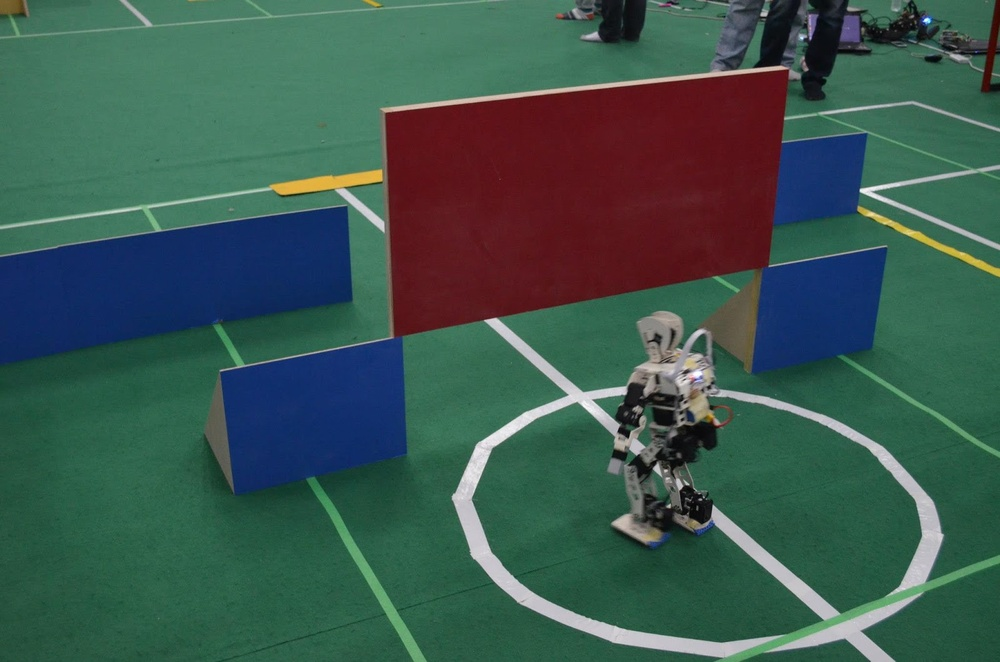
#> input picture Humanoid/ROBOGAMES/Obstacle_run/ob.jpg, 1000 x 662 px, shrunk from 1600 x 1060 before the run
$ python obstacle_rgame.py   (Python 2 division)   (older library calls are emulated)
#> lines starting #> are read from the running program, lines starting #| are printed output that depends on the picture; after the words box and inside, x2 and y2 are one past the last pixel; in counts of white or black regions, pixels touching at a corner belong together
import cv2
import numpy as np

#cap=cv2.VideoCapture(0)
ret=True
while ret:
	#ret,cam=cap.read()
	cam=cv2.imread('ob.jpg')
#> cam is the input picture: shape (662, 1000, 3); mean B, G, R 79.2, 87.7, 59.6
	mask = cv2.inRange(cam, (np.array([97,46,17])), (np.array([117,46,17])))
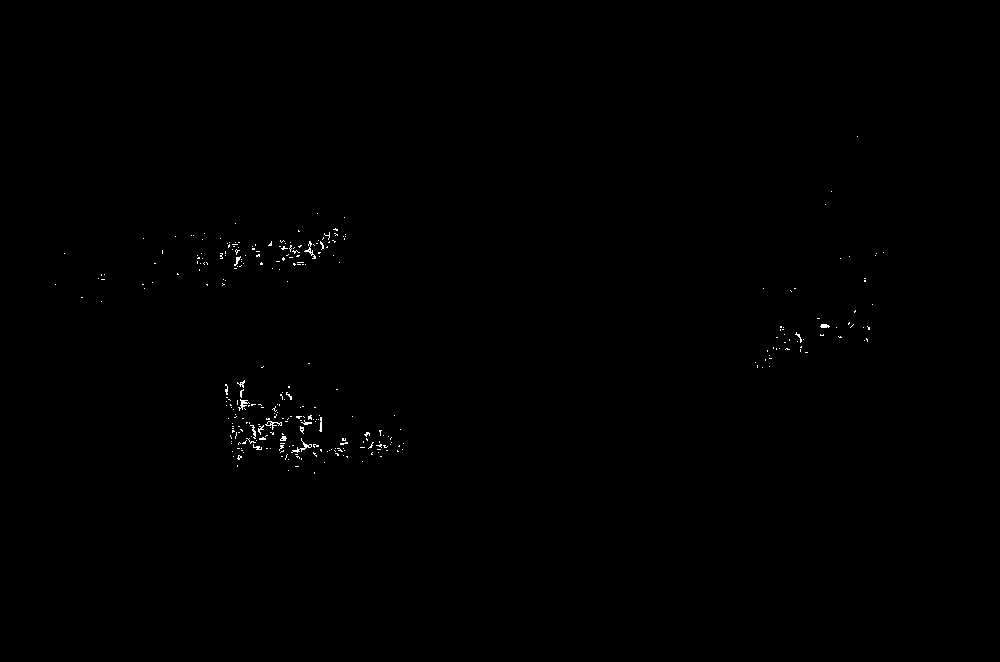
#> mask: shape (662, 1000); 0.23% white in thin lines or dots, all inside (x1, y1, x2, y2) = (55, 136, 884, 474)
	cv2.imshow("Masking",mask)
	erode = cv2.erode(mask,None,iterations = 1)
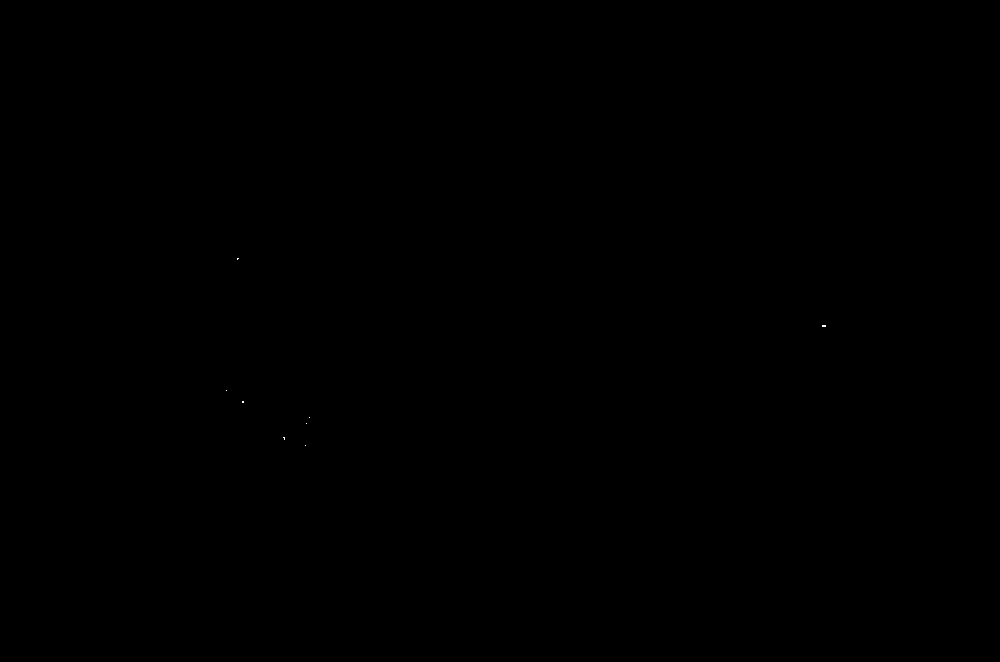
#> erode: shape (662, 1000); 0% white in thin lines or dots, all inside (x1, y1, x2, y2) = (226, 258, 826, 446)
	dilate = cv2.dilate(erode,None,iterations = 1)
#> dilate: shape (662, 1000); 0.02% white; 8 white regions (7 under 20 px), largest, box (x1, y1, x2, y2) and area: (821, 324, 827, 328) 24
	image,contours,hierarchy = cv2.findContours(dilate,cv2.RETR_EXTERNAL,cv2.CHAIN_APPROX_SIMPLE)
#> contours = 8 contours, all with area under 20
	cv2.drawContours(cam,contours,-1,(255,0,0),3)
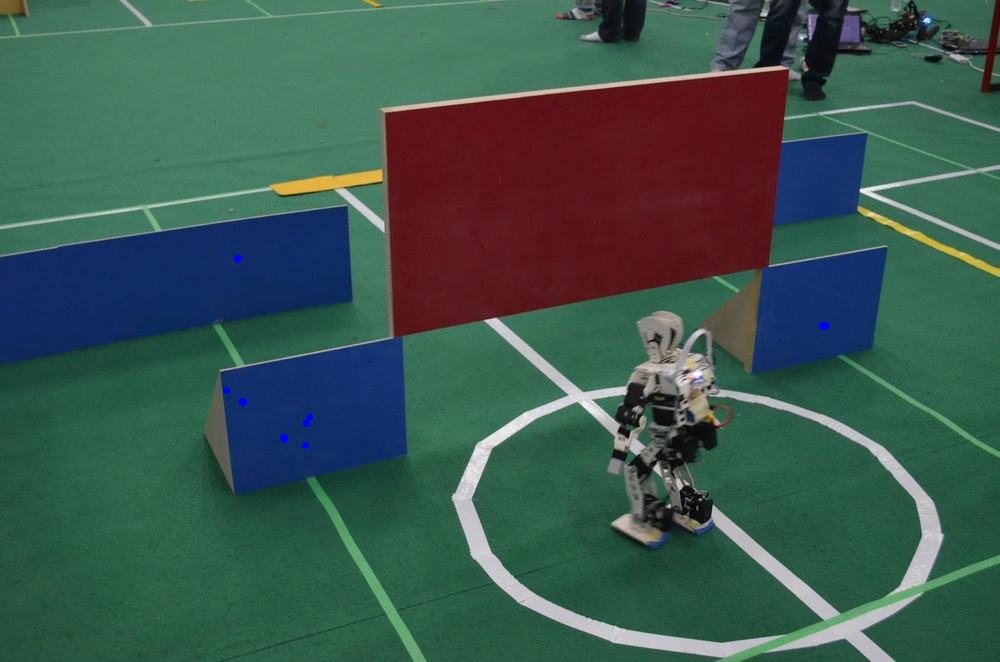
#> cam: shape (662, 1000, 3); 0.06% of pixels changed, all inside (x1, y1, x2, y2) = (223, 255, 829, 449)
	cv2.imshow("cam",cam)
	if contours:
		for cnt in contours:
			x, y, w, h = cv2.boundingRect(cnt)
#> this loop made 8 passes
#> (cnt, x, y, w, h) on passes 1, 3, 4, 5, 6, 7: ([[304, 444], [304, 446], [306, 446], [306, 444]], 304, 444, 3, 3), ([[305, 422], [305, 424], [307, 424], [307, 422]], 305, 422, 3, 3), ([[308, 416], [308, 418], [310, 418], [310, 416]], 308, 416, 3, 3), ([[241, 400], [241, 403], [244, 403], [244, 400]], 241, 400, 4, 4), ([[225, 389], [225, 391], [227, 391], [227, 389]], 225, 389, 3, 3), ([[821, 324], [821, 327], [826, 327], [826, 324]], 821, 324, 6, 4)
#> (x, y, w, h) on passes 2, 8: (282, 436, 4, 5), (236, 257, 4, 4)
	        cv2.rectangle(cam,(x,y),(x+w,y+h),[255,0,0],2)
#> cam: shape (662, 1000, 3); under 0.01% of pixels changed, all inside (x1, y1, x2, y2) = (239, 260, 242, 263)

	if cv2.waitKey(5)==27:
#> (key Esc is pressed here)
		break
